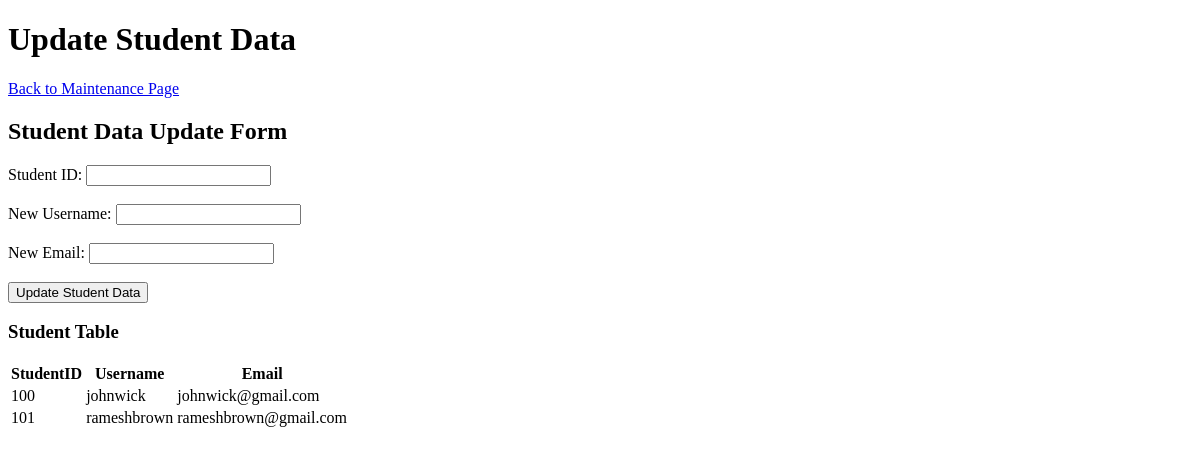
Page /Admin/studentdataupdation.php on the earlier database version.
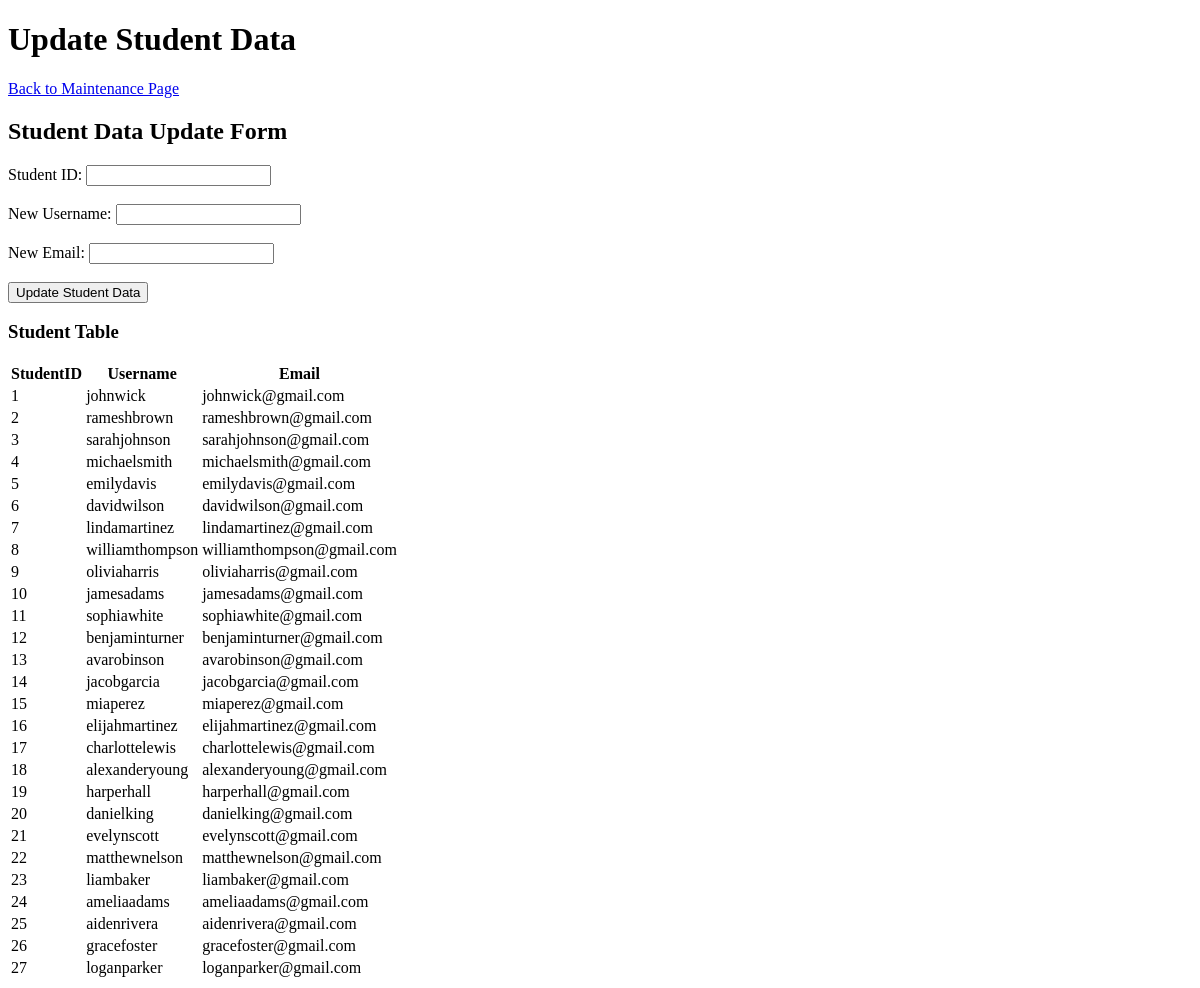
Same page on the later database version.
### tables this page shows
CREATE TABLE student (
	studentid INT AUTO_INCREMENT,
    name VARCHAR(255) NOT NULL,
    username varchar(30) UNIQUE,    
    password VARCHAR(30) NOT NULL,
    fees DECIMAL(10,2),
    contactnumber int NOT NULL,
    email VARCHAR(100),
    PRIMARY KEY(studentid,email)
);

### Admin/studentdataupdation.php (the view, shortened to what this page needs)
<!DOCTYPE html>
<html lang="en">
<head>
</head>
<body>
    <div class="container">
        <h1>Update Student Data</h1>
        <a href="maintainuserdata.html">Back to Maintenance Page</a>
        <h2>Student Data Update Form</h2>
        <form method="POST" action="<?php echo $_SERVER['PHP_SELF']; ?>">
            <label for="studentid">Student ID:</label>
            <input type="number" name="studentid" required><br><br>
            <label for="newusername">New Username:</label>
            <input type="text" name="newusername" required><br><br>
            <label for="newemail">New Email:</label>
            <input type="email" name="newemail" required><br><br>
            <input type="submit" value="Update Student Data">
        </form>
        <?php
        require_once("../settings.php");
        $conn = new mysqli($servername, $username, $password, $dbname);
        function displayStaffTable($conn)
        {
            $staffdata = "SELECT * FROM student";
            $result = $conn->query($staffdata);
            if ($result->num_rows > 0) {
                echo "<h3>Student Table</h3>";
                echo "<table>";
                echo "<tr><th>StudentID</th><th>Username</th><th>Email</th></tr>";
                while ($row = $result->fetch_assoc()) {
                    echo "<tr>";
                    echo "<td>" . $row["studentid"] . "</td>";
                    echo "<td>" . $row["username"] . "</td>";
                    echo "<td>" . $row["email"] . "</td>";
                    echo "</tr>";
                }
                echo "</table>";
            }
            else
            {
                echo "No student data available.";
            }
        }
        displayStaffTable($conn);
        ?>
    </div>
</body>
</html>

Differences in the rows shown:
removed student: studentid "100", username "johnwick", email "johnwick@gmail.com"
removed student: studentid "101", username "rameshbrown", email "rameshbrown@gmail.com"
added student: studentid "1", username "johnwick", email "johnwick@gmail.com"
added student: studentid "2", username "rameshbrown", email "rameshbrown@gmail.com"
added student: studentid "3", username "sarahjohnson", email "sarahjohnson@gmail.com"
added student: studentid "4", username "michaelsmith", email "michaelsmith@gmail.com"
added student: studentid "5", username "emilydavis", email "emilydavis@gmail.com"
added student: studentid "6", username "davidwilson", email "davidwilson@gmail.com"
added student: studentid "7", username "lindamartinez", email "lindamartinez@gmail.com"
added student: studentid "8", username "williamthompson", email "williamthompson@gmail.com"
added student: studentid "9", username "oliviaharris", email "oliviaharris@gmail.com"
added student: studentid "10", username "jamesadams", email "jamesadams@gmail.com"
added student: studentid "11", username "sophiawhite", email "sophiawhite@gmail.com"
added student: studentid "12", username "benjaminturner", email "benjaminturner@gmail.com"
added student: studentid "13", username "avarobinson", email "avarobinson@gmail.com"
added student: studentid "14", username "jacobgarcia", email "jacobgarcia@gmail.com"
added student: studentid "15", username "miaperez", email "miaperez@gmail.com"
added student: studentid "16", username "elijahmartinez", email "elijahmartinez@gmail.com"
added student: studentid "17", username "charlottelewis", email "charlottelewis@gmail.com"
added student: studentid "18", username "alexanderyoung", email "alexanderyoung@gmail.com"
added student: studentid "19", username "harperhall", email "harperhall@gmail.com"
added student: studentid "20", username "danielking", email "danielking@gmail.com"
added student: studentid "21", username "evelynscott", email "evelynscott@gmail.com"
added student: studentid "22", username "matthewnelson", email "matthewnelson@gmail.com"
added student: studentid "23", username "liambaker", email "liambaker@gmail.com"
added student: studentid "24", username "ameliaadams", email "ameliaadams@gmail.com"
added student: studentid "25", username "aidenrivera", email "aidenrivera@gmail.com"
added student: studentid "26", username "gracefoster", email "gracefoster@gmail.com"
added student: studentid "27", username "loganparker", email "loganparker@gmail.com"
